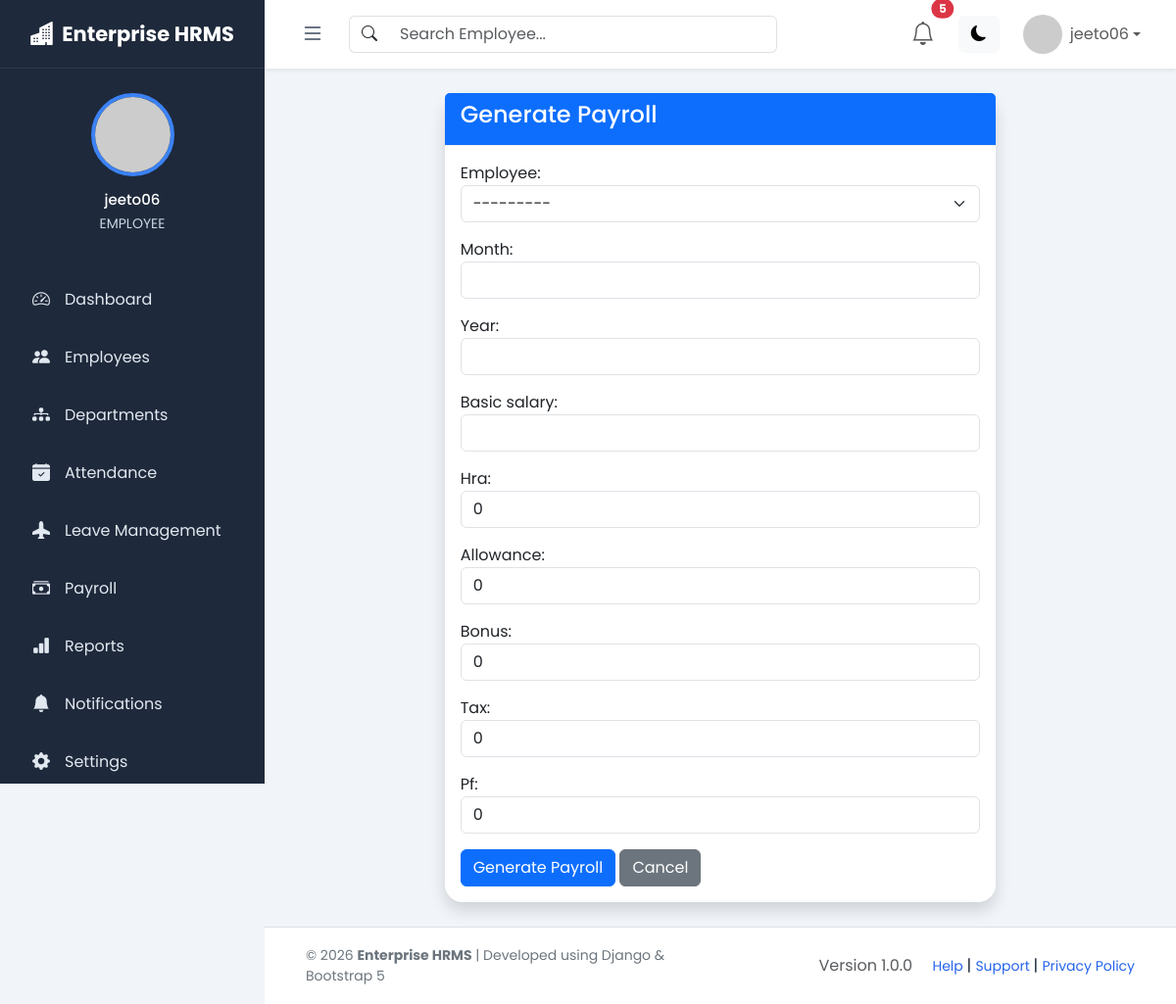
The page /payroll/add/ (signed in) on the database its author committed.
### accounts/models.py (models this page shows, shortened)
class User(AbstractUser):
    ROLE_CHOICES = (
        ("ADMIN", "Admin"),
        ("HR", "HR"),
        ("EMPLOYEE", "Employee"),
    )
    role = models.CharField(
        max_length=20,
        choices=ROLE_CHOICES,
        default="EMPLOYEE"
    )
    phone = models.CharField(max_length=15, blank=True)
    profile_picture = models.ImageField(
        upload_to="profile_pictures/",
        blank=True,
        null=True
    )

### employees/models.py (models this page shows)
class Employee(models.Model):
    GENDER_CHOICES = (
        ("Male", "Male"),
        ("Female", "Female"),
        ("Other", "Other"),
    )
    employee_id = models.CharField(
        max_length=10,
        unique=True
    )
    first_name = models.CharField(
        max_length=100
    )
    last_name = models.CharField(
        max_length=100
    )
    email = models.EmailField(
        unique=True
    )
    phone = models.CharField(
        max_length=15,
        validators=[
            RegexValidator(
                regex=r"^\d+$",
                message="Phone number must contain only numerical digits."
            )
        ]
    )
    gender = models.CharField(
        max_length=10,
        choices=GENDER_CHOICES
    )
    date_of_birth = models.DateField()
    designation = models.CharField(
        max_length=100
    )
    department = models.ForeignKey(
        Department,
        on_delete=models.PROTECT,
        related_name="employees"
    )
    salary = models.DecimalField(
        max_digits=10,
        decimal_places=2
    )
    joining_date = models.DateField()
    is_active = models.BooleanField(
        default=True
    )
    profile_picture = models.ImageField(
        upload_to="employees/",
        blank=True,
        null=True
    )
    address = models.TextField()
    created_at = models.DateTimeField(
        auto_now_add=True
    )
    updated_at = models.DateTimeField(
        auto_now=True
    )
    class Meta:
        ordering = ["employee_id"]
    def __str__(self):
        return (
            f"{self.employee_id} - "
            f"{self.first_name} {self.last_name}"
        )

### payroll/views.py (the view)
def add_payroll(request):
    if request.method == "POST":
        form = PayrollForm(request.POST)
        if form.is_valid():
            payroll = form.save(commit=False)
            payroll.net_salary = (
                payroll.basic_salary
                + payroll.hra
                + payroll.allowance
                + payroll.bonus
                - payroll.tax
                - payroll.pf
            )
            payroll.save()
            messages.success(
                request,
                "Payroll generated successfully."
            )
            return redirect("payroll_list")
    else:
        form = PayrollForm()
    return render(
        request,
        "payroll/add_payroll.html",
        {
            "form": form
        },
    )

### templates/payroll/add_payroll.html (shortened to what this page needs)
{% extends 'layouts/base.html' %}
{% block content %}
<div class="container-fluid">
<div class="row justify-content-center">
<div class="col-lg-8">
<div class="card shadow">
<div class="card-header bg-primary text-white">
<h4>Generate Payroll</h4>
</div>
<div class="card-body">
<form method="POST">
{{ form.as_p }}
<button class="btn btn-primary">
Generate Payroll
</button>
<a href="{% url 'payroll_list' %}"
class="btn btn-secondary">
Cancel
</a>
</form>
</div>
</div>
</div>
</div>
</div>
{% endblock %}

### templates/layouts/sidebar.html (shortened to what this page needs)
<aside class="sidebar" id="sidebar">
    <div class="sidebar-header">
        <a
            href="{% url 'dashboard' %}"
            class="logo">
            <i class="bi bi-buildings-fill"></i>
            <span class="logo-text">
                Enterprise HRMS
            </span>
        </a>
    </div>
    <div class="user-panel">
        <div class="user-avatar">
            {% if user.is_authenticated and user.profile_picture %}
                <img
                    src="{{ user.profile_picture.url }}"
                    alt="Profile">
            {% else %}
                <img
                    src="https://ui-avatars.com/api/?name={{ user.username }}&background=2563eb&color=fff"
                    alt="Profile">
            {% endif %}
        </div>
        <div class="user-info">
            {% if user.is_authenticated %}
                <h6>
                    {{ user.get_full_name|default:user.username }}
                </h6>
                <small>
                    {{ user.role|default:"Administrator" }}
                </small>
            {% else %}
                <h6>Guest</h6>
                <small>Not Logged In</small>
            {% endif %}
        </div>
    </div>
    <ul class="sidebar-menu">
        <li>
            <a href="{% url 'dashboard' %}">
                <i class="bi bi-speedometer2"></i>
                <span class="menu-text">
                    Dashboard
                </span>
            </a>
        </li>
        <li>
            <a href="{% url 'employee_list' %}">
                <i class="bi bi-people-fill"></i>
                <span class="menu-text">
                    Employees
                </span>
            </a>
        </li>
        <li>
            <a href="{% url 'department_list' %}">
                <i class="bi bi-diagram-3-fill"></i>
                <span class="menu-text">
                    Departments
                </span>
            </a>
        </li>
        <li>
            <a href="{% url 'attendance_list' %}">
                <i class="bi bi-calendar-check-fill"></i>
                <span class="menu-text">
                    Attendance
                </span>
            </a>
        </li>
        <li>
            <a href="{% url 'leave_list' %}">
                <i class="bi bi-airplane-fill"></i>
                <span class="menu-text">
                    Leave Management
                </span>
            </a>
        </li>
        <li>
            <a href="{% url 'payroll_list' %}">
                <i class="bi bi-cash-stack"></i>
                <span class="menu-text">
                    Payroll
                </span>
            </a>
        </li>
        <li>
            <a href="{% url 'report_dashboard' %}">
                <i class="bi bi-bar-chart-fill"></i>
                <span class="menu-text">
                    Reports
                </span>
            </a>
        </li>
        <li>
            <a href="#">
                <i class="bi bi-bell-fill"></i>
                <span class="menu-text">
                    Notifications
                </span>
            </a>
        </li>
        <li>
            <a href="#">
                <i class="bi bi-gear-fill"></i>
                <span class="menu-text">
                    Settings
                </span>
            </a>
        </li>
    </ul>
</aside>

### templates/layouts/navbar.html (shortened to what this page needs)
<nav class="navbar navbar-expand-lg navbar-light bg-white shadow-sm px-3">
    <div class="container-fluid">
        <button
            type="button"
            class="btn sidebar-toggle"
            id="sidebarToggle"
            aria-label="Toggle Sidebar">
            <i class="bi bi-list"></i>
        </button>
        <form class="d-none d-md-flex ms-3 search-form">
            <div class="input-group">
                <span class="input-group-text bg-white">
                    <i class="bi bi-search"></i>
                </span>
                <input
                    type="text"
                    class="form-control"
                    placeholder="Search Employee...">
            </div>
        </form>
        <ul class="navbar-nav ms-auto align-items-center">
            <li class="nav-item dropdown me-3">
                <a
                    class="nav-link position-relative"
                    href="#"
                    data-bs-toggle="dropdown">
                    <i class="bi bi-bell fs-4"></i>
                    <span
                        class="position-absolute top-0 start-100 translate-middle badge rounded-pill bg-danger">
                        5
                    </span>
                </a>
            </li>
            <li class="nav-item me-3">
                <button
                    type="button"
                    class="btn btn-light"
                    id="darkModeBtn">
                    <i class="bi bi-moon-fill"></i>
                </button>
            </li>
            <li class="nav-item dropdown">
                <a
                    class="nav-link dropdown-toggle d-flex align-items-center"
                    href="#"
                    data-bs-toggle="dropdown">
                    {% if user.profile_picture %}
                        <img
                            src="{{ user.profile_picture.url }}"
                            class="rounded-circle me-2"
                            width="40"
                            height="40">
                    {% else %}
                        <img
                            src="https://ui-avatars.com/api/?name={{ user.username }}"
                            class="rounded-circle me-2"
                            width="40"
                            height="40">
                    {% endif %}
                    <span>
                        {{ user.first_name|default:user.username }}
                    </span>
                </a>
            </li>
        </ul>
    </div>
</nav>

### static/css/style.css (style rules this page uses)
* { margin: 0; padding: 0; box-sizing: border-box; }
html, body { width: 100%; min-height: 100%; }
body { font-family: 'Poppins', sans-serif; background: #f1f5f9; color: #1e293b; overflow-x: hidden; }
.sidebar { position: fixed; top: 0; left: 0; width: 270px; height: 100vh; background: #1e293b; color: #ffffff; z-index: 1050; overflow-y: auto; overflow-x: hidden; transition: width 0.3s ease, transform 0.3s ease; }
.sidebar-header { height: 70px; display: flex; align-items: center; justify-content: center; padding: 0 15px; border-bottom: 1px solid rgba(255, 255, 255, 0.08); }
.logo { display: flex; align-items: center; justify-content: center; color: #ffffff; text-decoration: none; font-size: 21px; font-weight: 700; white-space: nowrap; }
.logo i { font-size: 24px; margin-right: 8px; flex-shrink: 0; }
.logo-text { transition: opacity 0.2s ease; }
.user-panel { padding: 25px 15px; text-align: center; }
.user-avatar img { width: 85px; height: 85px; border-radius: 50%; object-fit: cover; border: 4px solid #3b82f6; }
.user-info { margin-top: 15px; transition: opacity 0.2s ease; }
.user-info h6 { margin-bottom: 3px; font-size: 15px; white-space: nowrap; }
.user-info small { color: #cbd5e1; white-space: nowrap; }
.sidebar-menu { list-style: none; padding: 15px; margin: 0; }
.sidebar-menu li { margin-bottom: 8px; }
.sidebar-menu li a { display: flex; align-items: center; width: 100%; min-height: 46px; padding: 12px 15px; border-radius: 10px; color: #e2e8f0; text-decoration: none; transition: background 0.2s ease, color 0.2s ease, transform 0.2s ease; white-space: nowrap; }
.sidebar-menu li a i { min-width: 24px; width: 24px; margin-right: 12px; font-size: 18px; text-align: center; flex-shrink: 0; }
.navbar { height: 70px; position: sticky; top: 0; z-index: 900; }
.sidebar-toggle { width: 42px; height: 42px; display: flex; align-items: center; justify-content: center; border: none; background: transparent; font-size: 24px; color: #334155; }
.search-form { max-width: 600px; width: 50%; }
.navbar .form-control { border-left: none; }
.navbar .input-group-text { border-right: none; }

### static/css/dashboard.css (style rules this page uses)
.card { border:none; border-radius:18px; }
.card-header { background:white; border-bottom:1px solid #eee; font-weight:600; }

### rows shown on the page
User: get_full_name "jeeto06", role "EMPLOYEE", first_name "jeeto06"
Employee: employee "---------"
